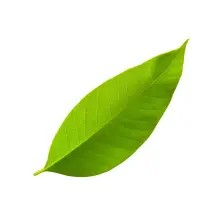
#> input picture backend/backend/data/storage/agri-uploads/originals/116b3c9059ec4f0d97dcda32da4a96e6.jpg, 222 x 222 px
$ python -i severity.py   (imports and definitions only)
#> lines starting #> are read from the running program, lines starting #| are printed output that depends on the picture; after the words box and inside, x2 and y2 are one past the last pixel; in counts of white or black regions, pixels touching at a corner belong together
"""Automated Leaf Disease Severity Estimation and Lesion Segmentation.

Fulfills DEV_PLAN Tasks 4.4, 4.5 (FR-D-013, PRD §7.3).
Segments leaf surface and diseased necrotic/chlorotic lesions via dual-space
(HSV + Lab) adaptive thresholding and morphological filtering, mapping damage
percentage to standardized agronomic severity bands:
- Low: < 10%
- Medium: 10% - 30%
- High: >= 30%
"""

from __future__ import annotations

from dataclasses import dataclass
from enum import Enum
from pathlib import Path
from typing import Optional, Tuple, Union
import cv2
import numpy as np
from PIL import Image


class SeverityBand(str, Enum):
    LOW = "LOW"
    MEDIUM = "MEDIUM"
    HIGH = "HIGH"


@dataclass
class SeverityResult:
    """Strongly-typed severity assessment output."""

    severity_ratio_pct: float
    severity_band: SeverityBand
    leaf_area_pixels: int
    lesion_area_pixels: int
    confidence_score: float
    summary_message: str

    def to_dict(self):
        return {
            "severity_ratio_pct": round(self.severity_ratio_pct, 2),
            "severity_band": self.severity_band.value,
            "leaf_area_pixels": int(self.leaf_area_pixels),
            "lesion_area_pixels": int(self.lesion_area_pixels),
            "confidence_score": round(self.confidence_score, 3),
            "summary_message": self.summary_message,
        }


class LeafSeverityEstimator:
    """Computer vision pipeline for segmenting leaf boundaries and foliar lesions."""

    def __init__(
        self,
        low_band_max_pct: float = 10.0,
        medium_band_max_pct: float = 30.0,
        min_leaf_pixel_ratio: float = 0.05,
    ):
        self.low_max = low_band_max_pct
        self.medium_max = medium_band_max_pct
        self.min_leaf_ratio = min_leaf_pixel_ratio

    def segment_leaf(self, image_rgb: np.ndarray) -> np.ndarray:
        """Create a clean binary mask of the leaf tissue (excluding uniform or dark backgrounds)."""
        hsv = cv2.cvtColor(image_rgb, cv2.COLOR_RGB2HSV)
        lab = cv2.cvtColor(image_rgb, cv2.COLOR_RGB2LAB)

        # Foliage green, yellow-green, and dry brownish leaf tones in HSV
        lower_leaf1 = np.array([20, 30, 25])
        upper_leaf1 = np.array([95, 255, 255])
        mask1 = cv2.inRange(hsv, lower_leaf1, upper_leaf1)

        # Extended olive-brown dry leaf tones
        lower_leaf2 = np.array([10, 35, 30])
        upper_leaf2 = np.array([25, 255, 230])
        mask2 = cv2.inRange(hsv, lower_leaf2, upper_leaf2)

        # Combine
        combined_mask = cv2.bitwise_or(mask1, mask2)

        # Morphological cleanup
        kernel_open = cv2.getStructuringElement(cv2.MORPH_ELLIPSE, (5, 5))
        kernel_close = cv2.getStructuringElement(cv2.MORPH_ELLIPSE, (11, 11))

        cleaned = cv2.morphologyEx(combined_mask, cv2.MORPH_OPEN, kernel_open)
        cleaned = cv2.morphologyEx(cleaned, cv2.MORPH_CLOSE, kernel_close)

        # Fill holes in the largest detected leaf contour
        contours, _ = cv2.findContours(cleaned, cv2.RETR_EXTERNAL, cv2.CHAIN_APPROX_SIMPLE)
        final_leaf_mask = np.zeros_like(cleaned)

        if contours:
            # Sort contours by area descending; retain contours occupying > 3% of frame
            total_img_area = image_rgb.shape[0] * image_rgb.shape[1]
            valid_contours = [c for c in contours if cv2.contourArea(c) > total_img_area * 0.02]
            if valid_contours:
                cv2.drawContours(final_leaf_mask, valid_contours, -1, 255, thickness=cv2.FILLED)
            else:
                largest = max(contours, key=cv2.contourArea)
                cv2.drawContours(final_leaf_mask, [largest], -1, 255, thickness=cv2.FILLED)

        return final_leaf_mask

    def segment_lesions(self, image_rgb: np.ndarray, leaf_mask: np.ndarray) -> np.ndarray:
        """Isolate diseased lesion tissue (necrotic spots, fungal blights, rusts) within the leaf mask."""
        hsv = cv2.cvtColor(image_rgb, cv2.COLOR_RGB2HSV)
        lab = cv2.cvtColor(image_rgb, cv2.COLOR_RGB2LAB)

        h, s, v = cv2.split(hsv)
        l_chan, a_chan, b_chan = cv2.split(lab)

        # Necrotic tissue: dark brown/black spots (low brightness or very high red-brown chroma)
        necrotic_mask = ((v < 85) | ((h < 18) & (s > 60))) & (leaf_mask > 0)

        # Chlorotic tissue: yellow/orange halos and rust pustules
        chlorotic_mask = ((h >= 15) & (h <= 34) & (s > 90) & (v > 90)) & (leaf_mask > 0)

        # High a* in Lab indicates reddish/brownish fungal lesions
        lab_lesion_mask = (a_chan > 138) & (leaf_mask > 0)

        # Combine candidate lesion pixels
        raw_lesions = (necrotic_mask | chlorotic_mask | lab_lesion_mask).astype(np.uint8) * 255

        # Morphological filter to remove single-pixel specks
        kernel = cv2.getStructuringElement(cv2.MORPH_ELLIPSE, (3, 3))
        filtered_lesions = cv2.morphologyEx(raw_lesions, cv2.MORPH_OPEN, kernel)

        return filtered_lesions

    def assess_severity(self, image_input: Union[np.ndarray, Image.Image, Path, str]) -> Tuple[SeverityResult, np.ndarray]:
        """Estimate damage percentage and generate visualization overlay.

        Returns:
            (SeverityResult, visual_overlay_rgb)
        """
        if isinstance(image_input, (str, Path)):
            img_bgr = cv2.imread(str(image_input))
#> img_bgr is the input picture: shape (222, 222, 3); mean B, G, R 205.9, 237.2, 227.4
            if img_bgr is None:
                raise FileNotFoundError(f"Failed to read image at {image_input}")
            img_rgb = cv2.cvtColor(img_bgr, cv2.COLOR_BGR2RGB)
        elif isinstance(image_input, Image.Image):
            img_rgb = np.array(image_input.convert("RGB"))
        elif isinstance(image_input, np.ndarray):
            img_rgb = image_input.copy()
        else:
            raise ValueError("Unsupported image input type.")

        leaf_mask = self.segment_leaf(img_rgb)
#> in segment_leaf, `hsv = cv2.cvtColor(image_rgb, cv2.COLOR_RGB2HSV)`: hsv: shape (222, 222, 3); mean H, S, V 13.4, 48.3, 237.2
#> in segment_leaf, `lab = cv2.cvtColor(image_rgb, cv2.COLOR_RGB2LAB)`: lab: shape (222, 222, 3); mean of channels 0, 1, 2 235.8, 120.7, 140.6
#> in segment_leaf, `mask1 = cv2.inRange(hsv, lower_leaf1, upper_leaf1)`:
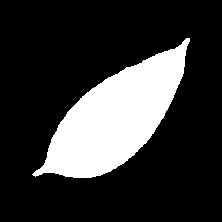
#> mask1: shape (222, 222); 20.8% white; 1 white region, box (x1, y1, x2, y2) and area: (32, 38, 190, 178) 10255
#> in segment_leaf, `mask2 = cv2.inRange(hsv, lower_leaf2, upper_leaf2)`: mask2: shape (222, 222); every value is 0
#> in segment_leaf, `cleaned = cv2.morphologyEx(combined_mask, cv2.MORPH_OPEN, kernel_open)`: cleaned: shape (222, 222); 20.8% white; 1 white region, box (x1, y1, x2, y2) and area: (33, 38, 190, 178) 10245
#> in segment_leaf, `cleaned = cv2.morphologyEx(cleaned, cv2.MORPH_CLOSE, kernel_close)`: cleaned: shape (222, 222); 20.8% white; 1 white region
#> in segment_leaf, `contours, _ = cv2.findContours(cleaned, cv2.RETR_EXTERNAL, cv2.CHAIN_A..`: contours = 1 contour; box (x1, y1, x2, y2) and area: (33, 38, 190, 178) 10058
#> in segment_leaf, `valid_contours = [c for c in contours if cv2.contourArea(c) > total_im..`: valid_contours has the same summary as contours
        leaf_pixels = int(np.count_nonzero(leaf_mask))
#> leaf_pixels = 10262
        total_pixels = img_rgb.shape[0] * img_rgb.shape[1]
#> total_pixels = 49284

        # Guard against empty / non-leaf images
        if leaf_pixels < total_pixels * self.min_leaf_ratio:
            return (
                SeverityResult(
                    severity_ratio_pct=0.0,
                    severity_band=SeverityBand.LOW,
                    leaf_area_pixels=0,
                    lesion_area_pixels=0,
                    confidence_score=0.20,
                    summary_message="Insufficient leaf surface detected in photo. Please ensure leaf fills viewfinder.",
                ),
                img_rgb,
            )

        lesion_mask = self.segment_lesions(img_rgb, leaf_mask)
#> in segment_lesions, `h, s, v = cv2.split(hsv)`:
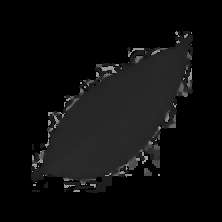
#> h: shape (222, 222); min 0, max 170, mean 13.4
#> in segment_lesions, `h, s, v = cv2.split(hsv)`:
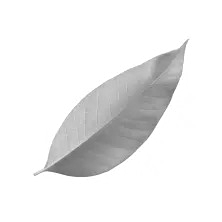
#> v: shape (222, 222); min 101, max 255, mean 237.2
#> in segment_lesions, `l_chan, a_chan, b_chan = cv2.split(lab)`:
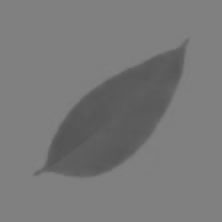
#> a_chan: shape (222, 222); min 83, max 131, mean 120.7
#> in segment_lesions, `l_chan, a_chan, b_chan = cv2.split(lab)`:
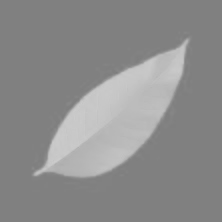
#> b_chan: shape (222, 222); min 124, max 204, mean 140.6
#> in segment_lesions, `chlorotic_mask = ((h >= 15) & (h <= 34) & (s > 90) & (v > 90)) & (leaf..`:
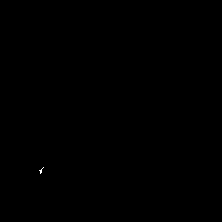
#> chlorotic_mask: shape (222, 222) bool; 0.02% white in thin lines or dots, all inside (x1, y1, x2, y2) = (39, 167, 44, 174)
        lesion_pixels = int(np.count_nonzero(lesion_mask))
#> lesion_pixels = 0

        # Raw percentage of damaged leaf area
        ratio_pct = min(100.0, (lesion_pixels / max(1, leaf_pixels)) * 100.0)
#> ratio_pct = 0

        # Map to standard agricultural severity bands
        if ratio_pct < self.low_max:
            band = SeverityBand.LOW
            msg = f"Mild / Early infection stage detected ({ratio_pct:.1f}% leaf surface affected). High treatment responsiveness."
        elif ratio_pct < self.medium_max:
            band = SeverityBand.MEDIUM
            msg = f"Moderate infection detected ({ratio_pct:.1f}% leaf surface affected). Active spreading; treatment advised."
        else:
            band = SeverityBand.HIGH
            msg = f"Severe infection detected ({ratio_pct:.1f}% leaf surface affected). Advanced necrosis; immediate intervention required."

        # Produce visual overlay
        overlay = img_rgb.copy()
        # Highlight leaf contour in subtle green
        contours_leaf, _ = cv2.findContours(leaf_mask, cv2.RETR_EXTERNAL, cv2.CHAIN_APPROX_SIMPLE)
#> contours_leaf has the same summary as contours in segment_leaf
        cv2.drawContours(overlay, contours_leaf, -1, (0, 220, 0), 2)
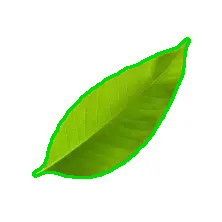
#> overlay: shape (222, 222, 3); mean R, G, B 220.1, 236.6, 199.8

        # Highlight lesions in bright crimson/amber
        lesion_color_mask = np.zeros_like(img_rgb)
        lesion_color_mask[lesion_mask > 0] = [235, 35, 35]  # Red overlay on lesions
        overlay = cv2.addWeighted(overlay, 1.0, lesion_color_mask, 0.55, 0)

        result = SeverityResult(
            severity_ratio_pct=ratio_pct,
            severity_band=band,
            leaf_area_pixels=leaf_pixels,
            lesion_area_pixels=lesion_pixels,
            confidence_score=0.92,
            summary_message=msg,
        )

        return result, overlay


# [22 lines not run here, left out]

>>> result = LeafSeverityEstimator().assess_severity('../../../backend/backend/data/storage/agri-uploads/originals/116b3c9059ec4f0d97dcda32da4a96e6.jpg')

$ run again, on backend/backend/data/storage/agri-uploads/originals/23b374bc7f944ebe924bd057605dd412.jpg
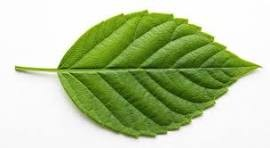
#> input picture backend/backend/data/storage/agri-uploads/originals/23b374bc7f944ebe924bd057605dd412.jpg, 270 x 148 px
#> in assess_severity, img_bgr is the input picture: shape (148, 270, 3); mean B, G, R 159.1, 200.4, 185
#> hsv: shape (148, 270, 3); mean H, S, V 27.8, 79.6, 200.6
#> lab: shape (148, 270, 3); mean of channels 0, 1, 2 199.6, 116.1, 147.2
#> in segment_leaf, `mask1 = cv2.inRange(hsv, lower_leaf1, upper_leaf1)`:
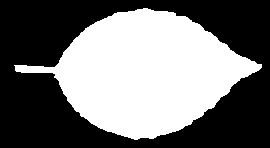
#> mask1: shape (148, 270); 45.1% white; 1 white region, box (x1, y1, x2, y2) and area: (14, 8, 262, 140) 18024
#> mask2: shape (148, 270); every value is 0
#> contours = 1 contour; box (x1, y1, x2, y2) and area: (15, 8, 262, 140) 17770
#> valid_contours has the same summary as contours
#> leaf_pixels = 18037
#> necrotic_mask: shape (148, 270) bool; 2.7% white in thin lines or dots, all inside (x1, y1, x2, y2) = (60, 39, 229, 126)
#> filtered_lesions: shape (148, 270); 1.7% white; 21 white regions (10 under 20 px)
#> lesion_pixels = 671
#> ratio_pct = 3.72
#> contours_leaf has the same summary as contours in segment_leaf
#> in assess_severity, `cv2.drawContours(overlay, contours_leaf, -1, (0, 220, 0), 2)`:
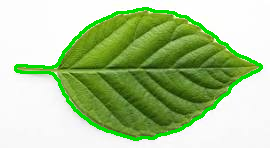
#> overlay: shape (148, 270, 3); mean R, G, B 174, 200.2, 149.5
